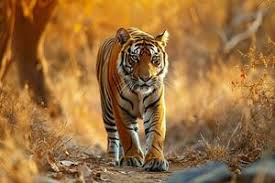
#> input picture chatgpt/tigre.jpeg, 275 x 183 px
$ python segmentacao_hsv.py tigre.jpeg
#> lines starting #> are read from the running program, lines starting #| are printed output that depends on the picture; after the words box and inside, x2 and y2 are one past the last pixel; in counts of white or black regions, pixels touching at a corner belong together
import cv2
import numpy as np
import sys

# definindo faixas HSV (valores típicos; ajuste conforme necessidade)
FAIXAS = {
    'vermelho1': ((0, 120, 70), (10, 255, 255)),
    'vermelho2': ((170,120,70), (180,255,255)),
    'verde': ((36, 50, 70), (89, 255, 255)),
    'azul': ((90, 50, 70), (130, 255, 255)),
    'amarelo': ((15, 100, 100), (35, 255, 255)),
}

if len(sys.argv) < 2:
    print("Uso: python identificar_cores_imagem.py <caminho_para_a_imagem>")
    sys.exit(1)

path = sys.argv[1]
img = cv2.imread(path)
#> img is the input picture: shape (183, 275, 3); mean B, G, R 62, 111.4, 154.3
if img is None:
    print(f"Erro: não foi possível carregar a imagem em {path}")
    sys.exit(1)

hdv = cv2.cvtColor(img, cv2.COLOR_BGR2HSV)
#> hdv: shape (183, 275, 3); mean H, S, V 17.4, 153.1, 154.7
mask_total = np.zeros(img.shape[:2], dtype=np.uint8)

for nome, (lower, upper) in FAIXAS.items():
    low = np.array(lower, dtype = np.uint8)
    up = np.array(upper, dtype = np.uint8)
    mask = cv2.inRange(hdv, low, up)
    if nome.startswith('vermelho'):
        mask_total = cv2.bitwise_or(mask, mask_total)
    else:
        mask_total = cv2.bitwise_or(mask, mask_total)
#> this loop made 5 passes
#> pass 1, `mask = cv2.inRange(hdv, low, up)`:
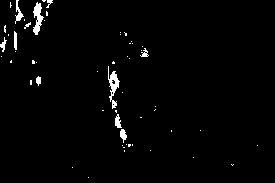
#> mask: shape (183, 275); 1.9% white; 56 white regions (45 under 20 px), largest, box (x1, y1, x2, y2) and area: (108, 66, 120, 109) 207, (33, 2, 44, 35) 192, (15, 0, 24, 24) 81
#> pass 3, `mask = cv2.inRange(hdv, low, up)`:
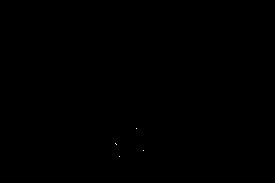
#> mask: shape (183, 275); 0.01% white in thin lines or dots, all inside (x1, y1, x2, y2) = (115, 128, 144, 157)
#> after the loop:
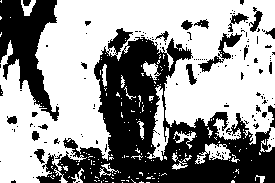
#> mask: shape (183, 275); 59.9% white; 155 black regions (130 under 20 px), largest, box (x1, y1, x2, y2) and area: (36, 28, 275, 183) 14623, (0, 0, 59, 121) 3523, (198, 33, 242, 72) 417
#> after the loop:
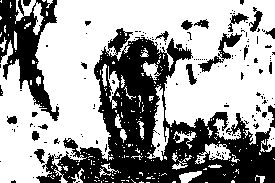
#> mask_total: shape (183, 275); 62.2% white; 158 black regions (133 under 20 px), largest, box (x1, y1, x2, y2) and area: (36, 28, 275, 183) 13960, (0, 0, 59, 121) 3004, (198, 33, 242, 72) 417

res = cv2.bitwise_and(img, img, mask=mask_total)
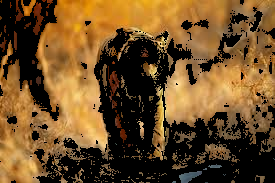
#> res: shape (183, 275, 3); mean B, G, R 39.1, 78.2, 109.9


res = cv2.bitwise_and(img, img, mask=mask_total)
cv2.imshow('Original', img)
cv2.imshow('Mascara combinada', mask_total)
cv2.imshow('Resultado', res)
cv2.waitKey(0)
cv2.destroyAllWindows()
